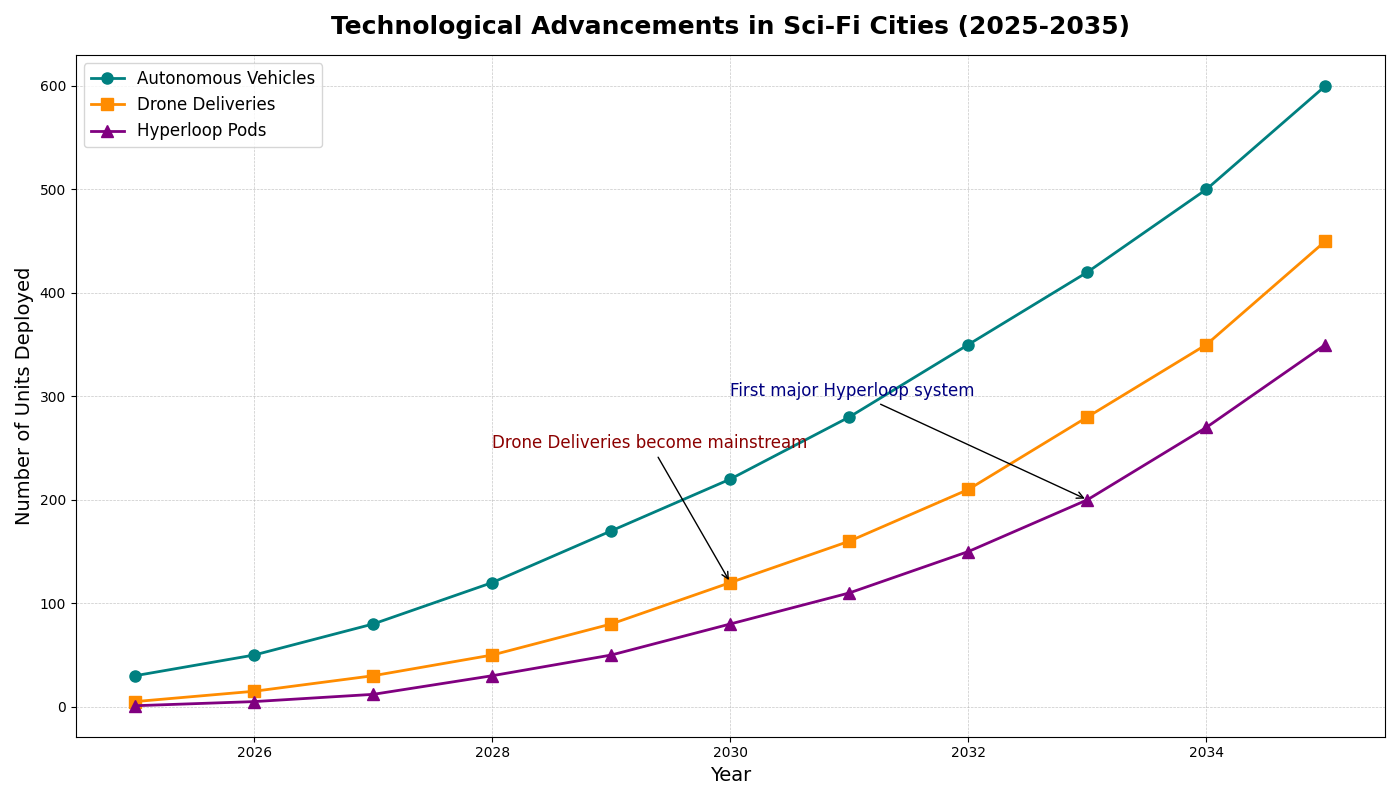

Generate this figure with Python:
import matplotlib.pyplot as plt
import numpy as np

# Backstory: 
# Tracking the progress of three different sci-fi city projects evolving towards advanced transportation technology.
# 
# We'll plot the number of autonomous vehicles, drone deliveries, and hyperloop pods deployed over a decade from 2025 to 2035.

# Data
years = np.arange(2025, 2036)
auto_vehicles = np.array([30, 50, 80, 120, 170, 220, 280, 350, 420, 500, 600])
drone_deliveries = np.array([5, 15, 30, 50, 80, 120, 160, 210, 280, 350, 450])
hyperloop_pods = np.array([1, 5, 12, 30, 50, 80, 110, 150, 200, 270, 350])

# Setup the figure and subplots
fig, ax1 = plt.subplots(figsize=(14, 8))

# Plot Autonomous Vehicles
ax1.plot(years, auto_vehicles, color='teal', marker='o', linestyle='-', linewidth=2, markersize=8, label='Autonomous Vehicles')

# Plot Drone Deliveries
ax1.plot(years, drone_deliveries, color='darkorange', marker='s', linestyle='-', linewidth=2, markersize=8, label='Drone Deliveries')

# Plot Hyperloop Pods
ax1.plot(years, hyperloop_pods, color='purple', marker='^', linestyle='-', linewidth=2, markersize=8, label='Hyperloop Pods')

# Title and Labels
ax1.set_title('Technological Advancements in Sci-Fi Cities (2025-2035)', fontsize=18, fontweight='bold', pad=15)
ax1.set_xlabel('Year', fontsize=14)
ax1.set_ylabel('Number of Units Deployed', fontsize=14)

# Adding Legend
ax1.legend(loc='upper left', fontsize=12)

# Adding Grid
ax1.grid(True, linestyle='--', linewidth=0.5, alpha=0.7)

# Annotate key milestones
ax1.annotate('Drone Deliveries become mainstream', xy=(2030, drone_deliveries[5]), xytext=(2028, 250),
             arrowprops=dict(facecolor='gray', arrowstyle='->'), fontsize=12, color='darkred')
ax1.annotate('First major Hyperloop system', xy=(2033, hyperloop_pods[8]), xytext=(2030, 300),
             arrowprops=dict(facecolor='gray', arrowstyle='->'), fontsize=12, color='navy')

# Automatically adjust the layout to prevent overlap
plt.tight_layout()

# Show the plot
plt.show()
